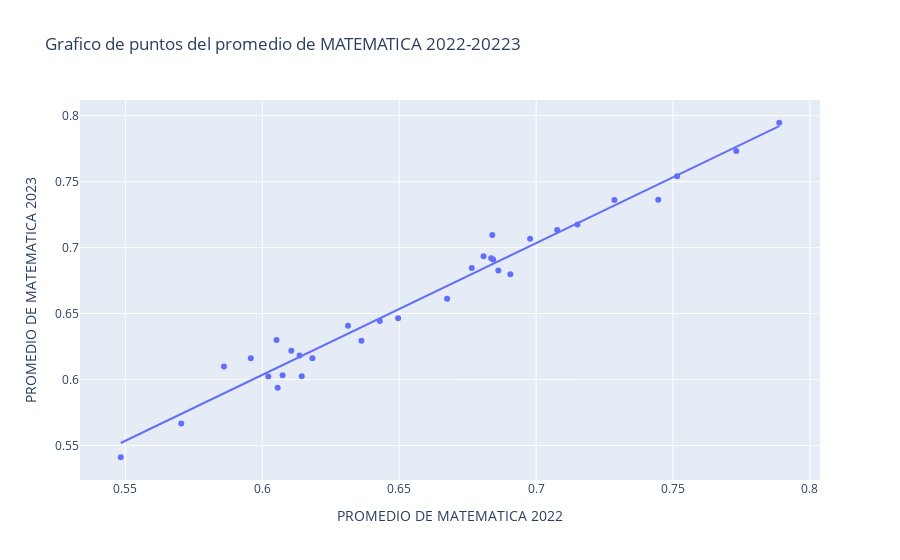

Notebook cell for this chart:
### Markdown cell above
## PROMEDIO DE MATEMATICA 2022 - 2023

### Code cell
import plotly.express as px


fig = px.scatter(
    df, 
    title='Grafico de puntos del promedio de MATEMATICA 2022-20223',
    x='PROMEDIO DE MATEMATICA 2022', 
    y='PROMEDIO DE MATEMATICA 2023',
    trendline='ols',
    hover_data=['INSTITUCION'],
)

# Mostrar el gráfico
fig.show()

### Figure 1 — Plotly figure (JSON) as saved in the notebook; plotly's stock layout.template omitted (floating-point values rounded to 4 significant figures)
{"data": [{"customdata": [["IE VILLA ESTADIO"], ["IE NUESTRA SEÑORA DE FATIMA"], ["IE TECNICO INDUSTRIAL BLAS TORRES DE LA TORRE"], ["IE POLITECNICO DE SOLEDAD"], ["IE JESUS MAESTRO F.M.S.D."], ["IE COMERCIAL NTRA SRA DE LAS MISERICORDIAS"], ["IE SAGRADO CORAZON"], ["IE VISTA HERMOSA DE SOLEDAD"], ["IE TECNICA MANUELA BELTRAN"], ["IE TAJAMAR"], ["IE DOLORES MARIA UCROS"], ["IE LUIS R. CAPARROSO"], ["IE FRANCISCO JOSE DE CALDAS"], ["IE NOROCCIDENTAL DE SOLEDAD"], ["IE TECNICA MICROEMPRESARIAL DE SOLEDAD"], ["IE INEM MIGUEL ANTONIO CARO"], ["IE TECNICA INDUSTRIAL Y COMERCIAL DE SOLEDAD"], ["IE NUESTRA SEÑORA DEL CARMEN"], ["IE GABRIEL ESCORCIA GRAVINI DE SOLEDAD"], ["IE TECNICA INDUSTRIAL JOSE CASTILLO BOLIVAR"], ["IE TECNICA INDUSTRIAL DE SOLEDAD MARIA AUXILIADORA"], ["IE TECNICA FRANCISCO DE PAULA SANTANDER"], ["IE JOHN F KENNEDY DE SOLEDAD"], ["IE TECNICA INDUSTRIAL SAN ANTONIO DE PADUA"], ["IE NOBEL JUAN MANUEL SANTOS"], ["IE VILLA MARIA"], ["IE POLICARPA SALAVARRIETA"], ["IE PRIMERO DE MAYO"], ["IE ALBERTO PUMAREJO"], ["IE DE SOLEDAD - INOBASOL"], ["IE ANTONIO RAMON MORENO"], ["IE JOSEFA DONADO"]], "hovertemplate": "PROMEDIO DE MATEMATICA 2022=%{x}<br>PROMEDIO DE MATEMATICA 2023=%{y}<br>INSTITUCION=%{customdata[0]}<extra></extra>", "legendgroup": "", "marker": {"color": "#636efa", "symbol": "circle"}, "mode": "markers", "name": "", "orientation": "v", "showlegend": false, "type": "scatter", "x": [0.7888, 0.7731, 0.7515, 0.7446, 0.7286, 0.7077, 0.7151, 0.6978, 0.684, 0.6862, 0.6843, 0.6836, 0.6765, 0.6808, 0.6906, 0.6429, 0.6675, 0.6313, 0.6496, 0.6106, 0.6136, 0.6362, 0.6144, 0.6183, 0.6074, 0.586, 0.6052, 0.5958, 0.6056, 0.6022, 0.5704, 0.5483], "xaxis": "x", "y": [0.7946, 0.7732, 0.754, 0.7362, 0.736, 0.7133, 0.7175, 0.7067, 0.7095, 0.6827, 0.6909, 0.6919, 0.6845, 0.6934, 0.6797, 0.6444, 0.6612, 0.6407, 0.6465, 0.6218, 0.6183, 0.6293, 0.6024, 0.6161, 0.6033, 0.6098, 0.63, 0.6162, 0.5937, 0.6023, 0.5666, 0.5411], "yaxis": "y"}, {"hovertemplate": "<b>OLS trendline</b><br>PROMEDIO DE MATEMATICA 2023 = 0.998438 * PROMEDIO DE MATEMATICA 2022 + 0.00444522<br>R<sup>2</sup>=0.971238<br><br>PROMEDIO DE MATEMATICA 2022=%{x}<br>PROMEDIO DE MATEMATICA 2023=%{y} <b>(trend)</b><extra></extra>", "legendgroup": "", "marker": {"color": "#636efa", "symbol": "circle"}, "mode": "lines", "name": "", "showlegend": false, "type": "scatter", "x": [0.5483, 0.5704, 0.586, 0.5958, 0.6022, 0.6052, 0.6056, 0.6074, 0.6106, 0.6136, 0.6144, 0.6183, 0.6313, 0.6362, 0.6429, 0.6496, 0.6675, 0.6765, 0.6808, 0.6836, 0.684, 0.6843, 0.6862, 0.6906, 0.6978, 0.7077, 0.7151, 0.7286, 0.7446, 0.7515, 0.7731, 0.7888], "xaxis": "x", "y": [0.5519, 0.574, 0.5895, 0.5993, 0.6057, 0.6087, 0.6091, 0.6109, 0.6141, 0.6171, 0.6179, 0.6218, 0.6348, 0.6397, 0.6463, 0.653, 0.6709, 0.6799, 0.6842, 0.687, 0.6874, 0.6877, 0.6896, 0.694, 0.7012, 0.711, 0.7184, 0.7319, 0.7479, 0.7548, 0.7763, 0.792], "yaxis": "y"}], "layout": {"legend": {"tracegroupgap": 0}, "title": {"text": "Grafico de puntos del promedio de MATEMATICA 2022-20223"}, "xaxis": {"anchor": "y", "domain": [0, 1], "title": {"text": "PROMEDIO DE MATEMATICA 2022"}}, "yaxis": {"anchor": "x", "domain": [0, 1], "title": {"text": "PROMEDIO DE MATEMATICA 2023"}}}}
